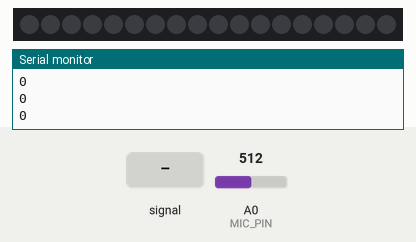
Recording of a sketch running on a simulated Arduino Uno, built with avr-gcc and run on an emulated ATmega328P. On the bench: 18 RGB LEDs in strip order, left to right, the last lines printed to the serial monitor. Inputs (shaded band) come from the test bench; at power-on: A0 (MIC_PIN) = 512. Dim RGB values are drawn brighter than linear.

Above: at 1.2 s.
1.3 s: A0 (MIC_PIN) fed a 200 Hz sine of ±255 counts around its level
At 1.53 s:
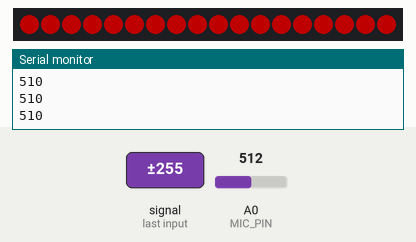
4.3 s: A0 (MIC_PIN) set to 900
Timing chart, 0 to 7.3 s (numbered marks = the images above; inputs shaded):
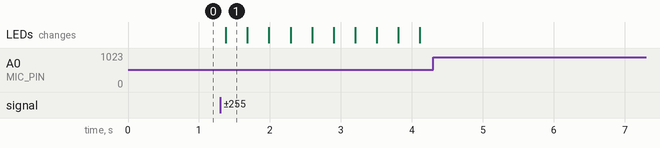

The sketch:

assistive_doorbell_alert.ino
```cpp
#include <Adafruit_NeoPixel.h>

#define LED_PIN   6
#define NUM_LEDS  18
#define MIC_PIN   A0

const int THRESHOLD = 400;
const int SAMPLE_COUNT = 200;
const int REQUIRED_COUNT = 3;

Adafruit_NeoPixel strip(NUM_LEDS, LED_PIN, NEO_GRB + NEO_KHZ800);

int loudCounter = 0;
bool alertActive = false;
unsigned long alertStartTime = 0;
const unsigned long ALERT_DURATION = 3000; // 3 seconds

// =============================
// Setup
// =============================
void setup() {
  Serial.begin(9600);
  strip.begin();
  strip.setBrightness(80);
  strip.show();
}

// =============================
// Main Loop
// =============================
void loop() {

  int amplitude = measureAmplitude();
  Serial.println(amplitude);

  if (amplitude > THRESHOLD) {
    loudCounter++;
  } else {
    loudCounter = 0;
  }

  // Activate alert
  if (loudCounter > REQUIRED_COUNT && !alertActive) {
    alertActive = true;
    alertStartTime = millis();
  }

  // Run alert pattern
  if (alertActive) {
    flashAlert();

    if (millis() - alertStartTime > ALERT_DURATION) {
      alertActive = false;
      strip.clear();
      strip.show();
    }
  }
}

// =============================
// Measure Sound Amplitude
// =============================
int measureAmplitude() {
  int minVal = 1023;
  int maxVal = 0;

  for (int i = 0; i < SAMPLE_COUNT; i++) {
    int val = analogRead(MIC_PIN);
    if (val < minVal) minVal = val;
    if (val > maxVal) maxVal = val;
  }

  return maxVal - minVal;
}

// =============================
// Flashing Alert Pattern
// =============================
void flashAlert() {

  static bool state = false;
  static unsigned long lastToggle = 0;

  if (millis() - lastToggle > 300) {  // flash speed
    lastToggle = millis();
    state = !state;

    if (state) {
      strip.fill(strip.Color(255, 0, 0));  // Red flash
    } else {
      strip.clear();
    }

    strip.show();
  }
}
```

Measured:
- after the input at 1.3 s, the LEDs: change after 0.08 s (image 1)
